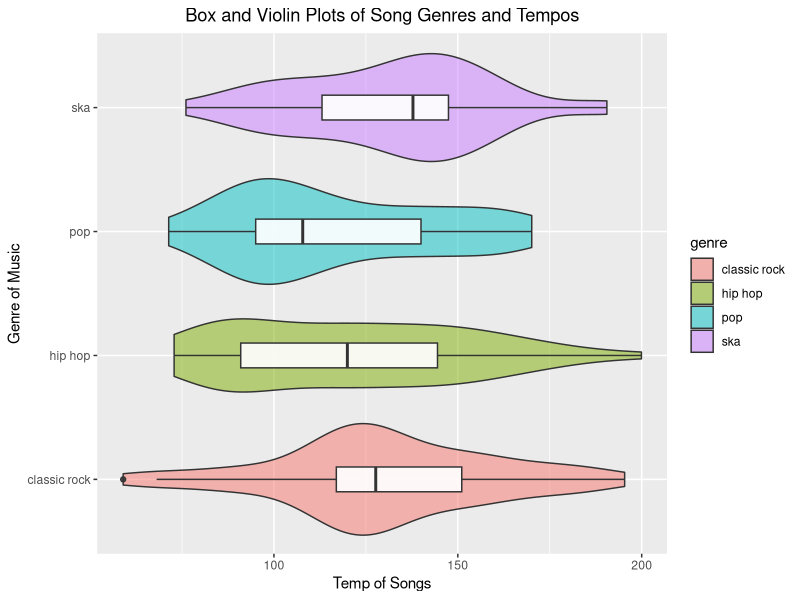
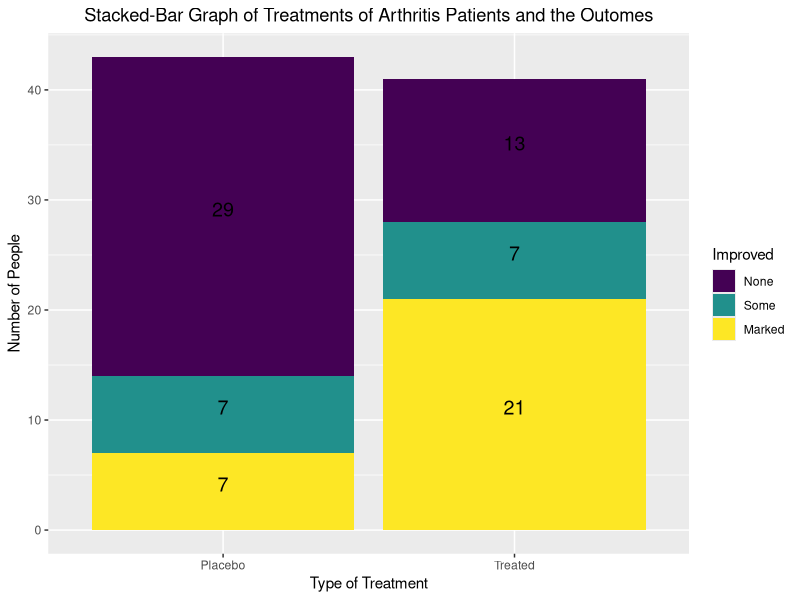

R code for these plots, in order:
## ---- chunk 1
knitr::opts_chunk$set(echo = TRUE)

#import libraries
library(dplyr)
library(tidyverse)
## ---- chunk 2
# Read data set
music <- read.csv("shuffled_playlist.csv")
head(music)
## ---- chunk 3
# Create plot
ggplot(aes(x=tempo), data=music) +
  geom_violin(aes(y=genre, fill=genre), alpha=0.5) +
  geom_boxplot(aes(y=genre), alpha=0.9, width=0.2) +
  labs(x="Temp of Songs", y= "Genre of Music") +
  ggtitle("Box and Violin Plots of Song Genres and Tempos") +
  theme(plot.title = element_text(hjust = 0.5))

# Show summary stats
music %>% group_by(genre) %>% summarise(meanTempo=mean(tempo), medianTemp=median(tempo))
## ---- chunk 4
# install.packages("vcd")
library(vcd)

#Load Arthritis dataset (data frame)
data(Arthritis)
?Arthritis
## ---- chunk 5
# Stacked bar
  # patients who recieved placebo/treatment
  # outcome of treatment
  # numbers displayed on center
  # colors, titles, etc

ggplot() +
  geom_bar(aes(x=Treatment, fill=Improved), data=Arthritis, stat="count",
           position="stack") +
  geom_text(aes(x=Treatment,label=..count..,group=Improved), stat="count", 
            data=Arthritis,position = position_stack(vjust= 0.5), size=5, vjust=-0) + 
  labs(x="Type of Treatment", y="Number of People") +
  ggtitle("Stacked-Bar Graph of Treatments of Arthritis Patients and the Outomes") +
  theme(plot.title = element_text(hjust = 0.5))
  
